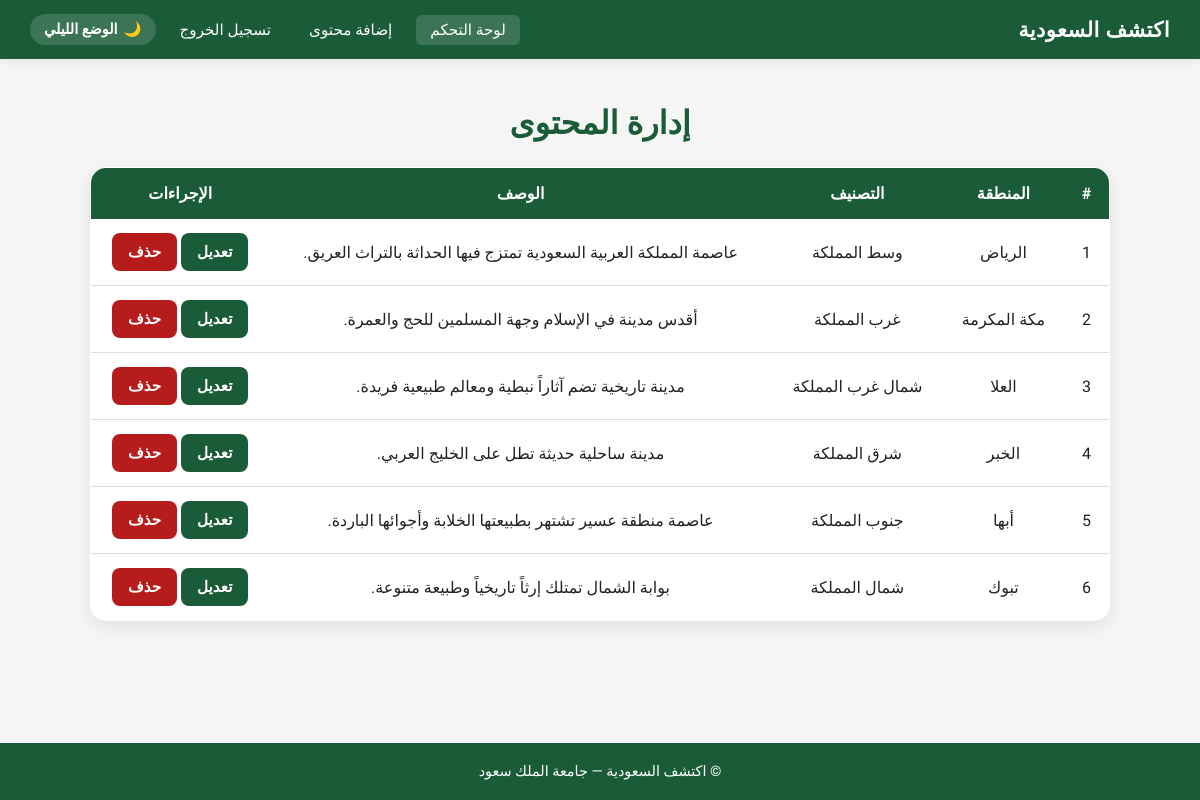
/admin/dashboard.php (signed in), run on an earlier commit of the app's database.
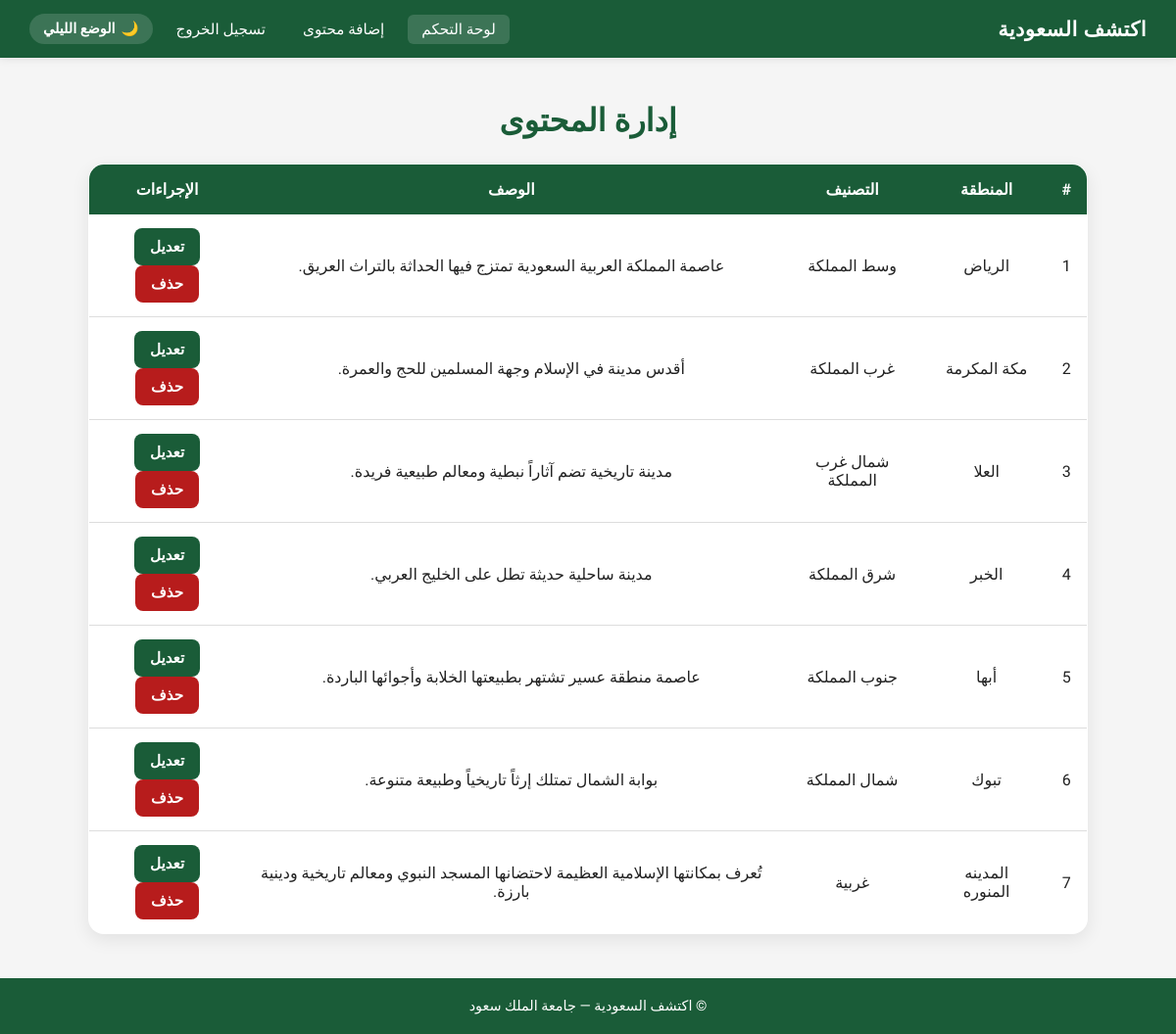
And on a later commit of the database.
### tables this page shows
CREATE TABLE `places` (
  `id` int(11) NOT NULL,
  `region_id` int(11) NOT NULL,
  `name` varchar(100) NOT NULL,
  `description` text NOT NULL,
  `location` varchar(100) DEFAULT NULL,
  `features` text,
  `activities` text,
  `top_landmarks` text,
  `main_image` varchar(255) NOT NULL,
  `created_at` timestamp NOT NULL DEFAULT CURRENT_TIMESTAMP
);

### admin/dashboard.php (the view, shortened to what this page needs)
<?php
include '../includes/db_config.php';
$sql = "SELECT * FROM places";
$result = mysqli_query($conn, $sql);
?>
<!DOCTYPE html>
<html lang="ar" dir="rtl">
<head>
    <link rel="stylesheet" href="../public/css/shared.css">
</head>
<body>
<header class="site-header">
    <nav class="navbar">
        <a href="index.php" class="nav-brand">اكتشف السعودية</a>
        <ul class="nav-menu">
            <li><a href="dashboard.php" class="nav-link active">لوحة التحكم</a></li>
            <li><a href="add_content.php" class="nav-link">إضافة محتوى</a></li>
            <li><a href="logout.php" class="nav-link">تسجيل الخروج</a></li>
            <li>
    <button id="nightModeBtn" class="night-mode-btn" type="button" aria-pressed="false">
        <span class="mode-icon">🌙</span>
        <span class="mode-text">الوضع الليلي</span>
    </button>
</li>
        </ul>
    </nav>
</header>
<main>
    <div class="dashboard-container">
        <h1 class="dashboard-title">إدارة المحتوى</h1>
        <table>
    <tr>
        <th>#</th>
        <th>المنطقة</th>
        <th>التصنيف</th>
        <th>الوصف</th>
        <th>الإجراءات</th>
    </tr>
    <?php while($row = mysqli_fetch_assoc($result)) { ?>
    <tr>
        <td><?php echo $row['id']; ?></td>
        <td><?php echo $row['name']; ?></td>
        <td><?php echo $row['location']; ?></td>
        <td><?php echo $row['description']; ?></td>
        <td>
            <a class="edit-btn" href="update_content.php?id=<?php echo $row['id']; ?>">
                تعديل
            </a>
            <a
               class="delete-btn"
              href="delete.php?id=<?php echo $row['id']; ?>"
              onclick="confirmDelete(event, this.href)"
            >
                حذف
            </a>
        </td>
    </tr>
    <?php } ?>
</table>
    </div>
</main>
<footer class="site-footer">
    <p>© اكتشف السعودية — جامعة الملك سعود</p>
</footer>
</body>
</html>

### public/css/shared.css (style rules this page uses)
:root { --bg-color: #f5f5f5; --card-bg: #ffffff; --text-color: #222222; --text-muted: #555555; --border-color: #dddddd; --nav-bg: #1a5c38; --nav-text: #ffffff; --footer-bg: #1a5c38; --footer-text: #ffffff; --shadow: rgba(0,0,0,0.08); }
*, *::before, *::after { margin: 0; padding: 0; box-sizing: border-box; }
html { scroll-behavior: smooth; }
body { font-family: 'Tajawal', sans-serif; direction: rtl; background-color: var(--bg-color); color: var(--text-color); transition: background-color 0.3s, color 0.3s; min-height: 100vh; display: flex; flex-direction: column; }
main { flex: 1; }
.site-header { background-color: var(--nav-bg); position: sticky; top: 0; z-index: 1000; box-shadow: 0 2px 8px var(--shadow); }
.navbar { max-width: 1200px; margin: 0 auto; padding: 14px 30px; display: flex; justify-content: space-between; align-items: center; }
.nav-brand { color: var(--nav-text); font-size: 1.3rem; font-weight: 800; text-decoration: none; letter-spacing: 0.5px; }
.nav-menu { list-style: none; display: flex; align-items: center; gap: 10px; }
.nav-link { color: var(--nav-text); text-decoration: none; font-size: 0.95rem; padding: 6px 14px; border-radius: 6px; transition: background 0.2s; }
.nav-link:hover, .nav-link.active { background-color: rgba(255,255,255,0.15); }
.night-mode-btn { background: rgba(255,255,255,0.15); border: none; color: white; padding: 7px 14px; border-radius: 20px; cursor: pointer; font-family: 'Tajawal', sans-serif; font-size: 0.9rem; display: flex; align-items: center; gap: 6px; transition: background 0.3s; }
.site-footer { background-color: var(--footer-bg); color: var(--footer-text); text-align: center; padding: 20px; font-size: 0.9rem; margin-top: auto; }
.page-container, .dashboard-container { max-width: 1100px; width: 85%; margin: 45px auto; }
.dashboard-title, .form-title, .form-container h1 { text-align: center; color: var(--nav-bg); margin-bottom: 25px; font-size: 2rem; }
button, .btn, .edit-btn, .delete-btn { display: inline-block; border: none; padding: 10px 16px; border-radius: 8px; text-decoration: none; cursor: pointer; font-family: 'Tajawal', sans-serif; font-weight: 700; font-size: 0.95rem; }
button, .btn, .edit-btn { background-color: var(--nav-bg); color: var(--nav-text); }
.delete-btn { background-color: #b71c1c; color: white; }
table { width: 100%; border-collapse: collapse; background-color: var(--card-bg); border-radius: 16px; overflow: hidden; box-shadow: 0 6px 18px var(--shadow); border: 1px solid var(--border-color); }
th { background-color: var(--nav-bg); color: var(--nav-text); padding: 16px; }
td { padding: 14px; text-align: center; border-bottom: 1px solid var(--border-color); color: var(--text-color); }

What changed in the data, as far as the page shows it:
added places: id "7", name "المدينه المنوره", location "غربية", description "تُعرف بمكانتها الإسلامية العظيمة لاحتضانها المسجد النبوي ومعالم تاريخية ودينية بارزة."
